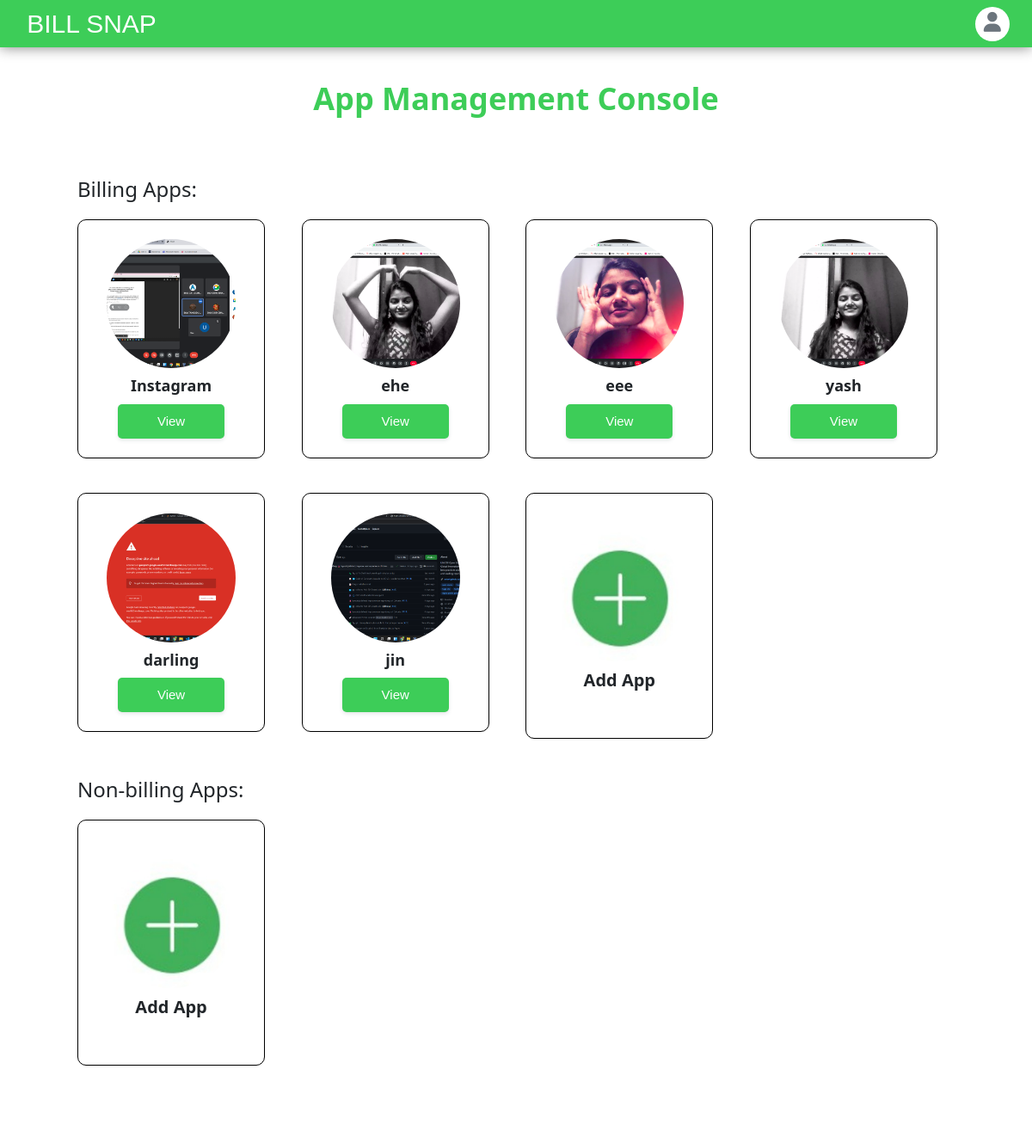
The page /apps/all/ (signed in) on the database as committed earlier.
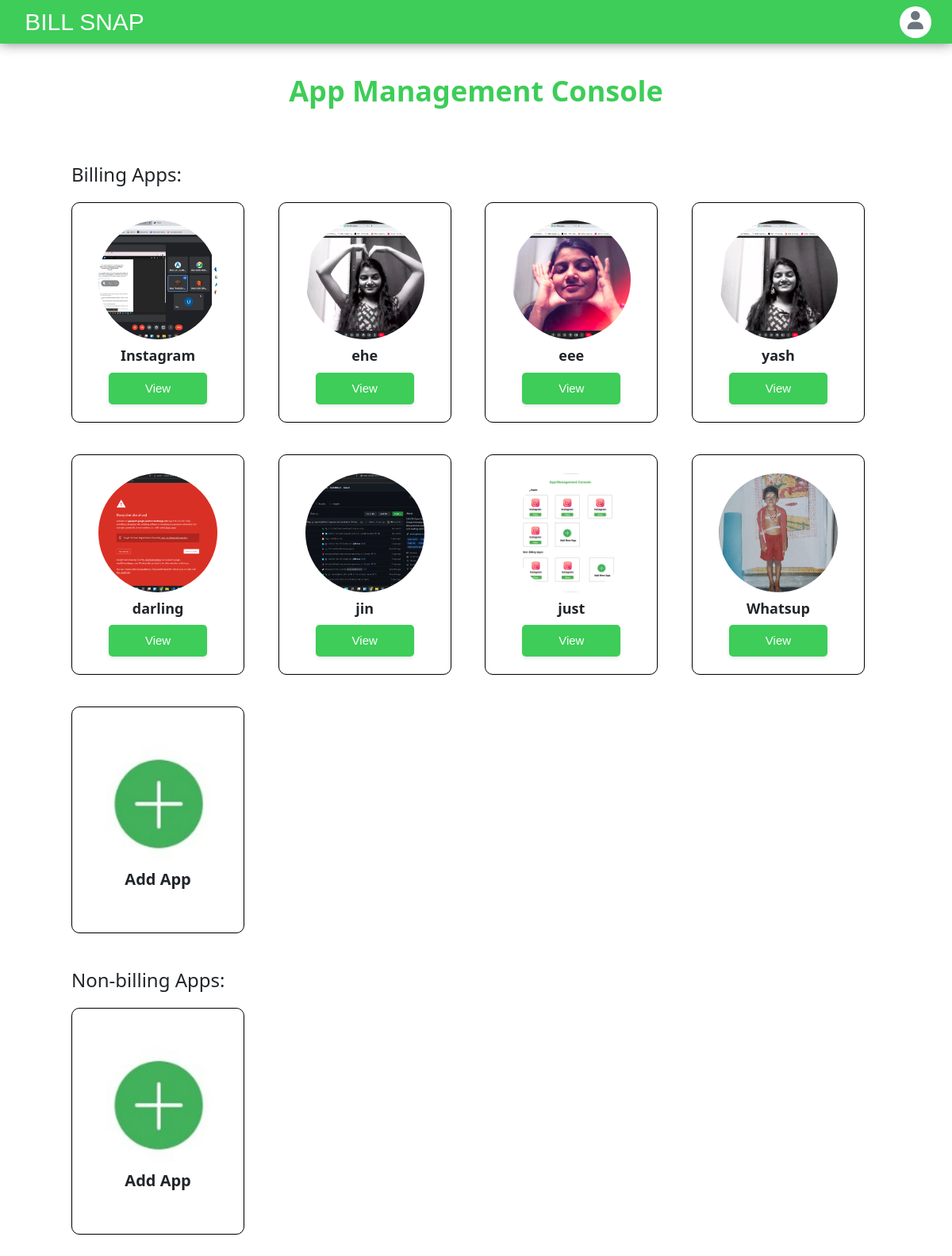
The same page on the database as committed later.
### apps/models.py (models this page shows, shortened)
class applists(models.Model):
    author= models.ForeignKey(User, on_delete=models.CASCADE)
    appname=models.CharField(verbose_name='App name',primary_key=True,max_length=50,unique=True,null=False)
    appimg=models.ImageField(upload_to = 'app_images',null=True,blank=True)
    date_published= models.DateTimeField(auto_now_add=True)
    date_modified = models.DateTimeField(auto_now=True)
    slug = models.SlugField(max_length=255, null=True, unique=True, editable=False)
    is_billing = models.BooleanField(default=True)

### apps/views.py (the view)
# urls.py: path('all/', views.showapps, name='showapps'),
@login_required
def showapps(request):
    appli=applists.objects.all()
    leni=len(appli)
    mssg="logged in sucessfully"
    logger.info(request.user.username+"_seen the whole applist")
    return render(request,'showapps.html',{'showapp':appli,'leni':leni,'msg':mssg})

### templates/showapps.html (shortened to what this page needs)
{% load static %}
<!DOCTYPE html>
<html lang="en">
<head>
    <link href="https://cdn.jsdelivr.net/npm/bootstrap@5.1.3/dist/css/bootstrap.min.css" rel="stylesheet"
 />
    <link href='https://unpkg.com/boxicons@2.0.7/css/boxicons.min.css' rel='stylesheet'>
    <link rel="stylesheet" href="https://cdnjs.cloudflare.com/ajax/libs/font-awesome/6.1.1/css/all.min.css" />
    <link rel="stylesheet" href="{% static 'assets/styles.css'%}">
    <link rel="stylesheet" href="{% static 'w3.css' %}" />
</head>
<body class="w3-padding">
    {% include "dashnav.html" %}
    <div class="main mx-auto">
        <h1 class="applist "><b>App Management Console</b></h1>
        <div class="container">
            <div class="row">
                <h3>Billing Apps:</h3>
                {% if leni != 0 %}
                {% for i in showapp %}
                {% if i.is_billing %}
                <div class="col-md-6 col-xl-3">
                    <div class="card  py-2">
                        <div class="card-body">
                            <div class="top">
                                <div class="app-img-container">
                                    <a href="{% url 'dashboard' i.slug %}"><img src="{{i.appimg.url}}" alt=""
                                            class="img-fluid app-img"></a>
                                </div>
                                <div>
                                    <h5><b>{{i.appname}}</b></h5>
                                </div>
                            </div>
                            <div class="bottom">
                                <ul class="social-links list-inline mb-0">
                                    <a href="{% url 'dashboard' i.slug %}"><button
                                            class="b-primary px-5 py-2">View</button></a>
                                </ul>
                            </div>
                        </div>
                    </div>
                </div>
                {% endif %}
                {% endfor %}
                {% else %}
                <h2>no apps found</h2>
                {% endif%}
                <div class="col-md-6 col-xl-3">
                    <div class="card m-b-30 py-3">
                        <div class="card-body">
                            <div class="top">
                                <div class="app-img-container mt-3">
                                    <a href="{% url 'addapp'%}"><img src="{% static 'assets/image/addbtn.jpeg' %}"
                                            alt="" class="img-fluid app-img"></a>
                                </div>
                                <div class="mb-3">
                                    <h4><b>Add App</b></h4>
                                </div>
                            </div>
                        </div>
                    </div>
                </div>
            </div>
            <div class="row mt-3">
                <h3>Non-billing Apps:</h3>
                <div class="col-md-6 col-xl-3">
                    <div class="card m-b-30 py-3">
                        <div class="card-body">
                            <div class="top">
                                <div class="app-img-container mt-3">
                                    <a href="{% url 'addapp'%}"><img src="{% static 'assets/image/addbtn.jpeg' %}"
                                            alt="" class="img-fluid app-img"></a>
                                </div>
                                <div class="mb-3">
                                    <h4><b>Add App</b></h4>
                                </div>
                            </div>
                        </div>
                    </div>
                </div>
            </div>
        </div>
    </div>
</body>
</html>

### templates/dashnav.html (shortened to what this page needs)
<header>
    <nav class="navbar navbar-expand-lg fixed-top p-md-0">
        <div class="container-fluid">
            <a class="navbar-brand d-none d-md-block mt-1" href="{% url 'index' %}">
                <h2 class="h2">BILL SNAP</h2>
            </a>
            {% if user.is_authenticated %}
            <div class="d-flex ms-auto gap-4 pe-3">
                <div class="dropdown">
                    <button class="dropbtn">
                        <i class="fa-solid fa-user text-secondary"></i>
                    </button>
                </div>
            </div>
            {% endif %}
        </div>
    </nav>
</header>

### static/assets/styles.css (style rules this page uses)
body { background: white; }
button { height: 50px; }
.h2 { font-family: Arial, Helvetica, sans-serif; font-size: 30px; margin-top: 5px; }
.b-primary { font-weight: bold; font-size: 16px; line-height: 20px; text-align: center; letter-spacing: 0.08em; text-transform: uppercase; padding: 12px 24px; border-radius: 4px; border: 1px solid transparent; background: #3dcd58; color: white; box-shadow: 0px 0px 1px rgba(40, 41, 61, 0.04), 0px 2px 4px rgba(96, 97, 112, 0.16); }
html, body { height: 100%; }
nav { background: #3dcd58; box-shadow: 0px 0px 15px grey; height: 55px; width: 100%; }
body { background: #e5e5e566; }
.main { padding-top: 55px; width: 100%; height: 100%; justify-content: flex-start; max-height: 100vh; }
div > a { text-decoration: none; color: rgb(36, 35, 35); }
@media (min-width: 767px) { .main { top: 55px; } }
.h2 { position: relative; left: 20px; color: white; }
* { box-sizing: border-box; }
.b-primary { margin-bottom: 5px; }
body { font-family: Arial, Helvetica, sans-serif; }
.container { border-radius: 30px; background-color: #f2f2f2; padding: 60px; }
body { margin-top: 20px; background: #f5f5f5; }
.card { border: none; -webkit-box-shadow: 0 1px 2px 0 rgba(0, 0, 0, 0.05); box-shadow: 0 1px 2px 0 rgba(0, 0, 0, 0.05); margin-bottom: 30px; }
h1, h2, h3, h4, h5, h6 { margin: 0 0 10px; font-weight: 600; }
a { color: #707070; }
.applist { color: #3dcd58; text-align: center; margin-top: 30px; }
body { margin-top: 20px; }
img { vertical-align: middle; border-style: none; height: 90px; }
body { margin-top: 20px; background: white; }
body { overflow-x: hidden; }

### static/w3.css (style rules this page uses)
html { box-sizing:border-box }
*,*:before,*:after { box-sizing:inherit }
html { -ms-text-size-adjust:100%;-webkit-text-size-adjust:100% }
body { margin:0 }
article,aside,details,figcaption,figure,footer,header,main,menu,nav,section { display:block }
a { background-color:transparent }
b,strong { font-weight:bolder }
img { border-style:none }
button,input,select,textarea,optgroup { font:inherit;margin:0 }
button,input { overflow:visible }
button,select { text-transform:none }
button,[type=button],[type=reset],[type=submit] { -webkit-appearance:button }
html,body { font-family:Verdana,sans-serif;font-size:15px;line-height:1.5 }
html { overflow-x:hidden }
h1 { font-size:36px }
h2 { font-size:30px }
h3 { font-size:24px }
h4 { font-size:20px }
h5 { font-size:18px }
h1,h2,h3,h4,h5,h6 { font-family:"Segoe UI",Arial,sans-serif;font-weight:400;margin:10px 0 }
img { vertical-align:middle }
a { color:inherit }
.w3-padding { padding:8px 16px!important }

### templates/showapps.html (style rules this page uses)
.app-img-container { width: 150px; height: 150px; }
.app-img { width: 100%; height: 100%; object-fit: cover; border-radius: 50%; }
.top { display: flex; align-items: center; justify-content: center; flex-direction: column; }
.bottom { display: flex; align-items: center; justify-content: center; }
a { all: unset; cursor: pointer; }
.b-primary { all: unset; background: #3dcd58; color: white; box-shadow: 0px 0px 1px rgb(40 41 61 / 4%), 0px 2px 4px rgb(96 97 112 / 16%); border: 1px solid transparent; border-radius: 5px; }
.card { border-radius: 10px; border: 1px solid black; margin-right: 20px; margin-top: 10px; }
.container { background-color: white; }

### templates/dashnav.html (style rules this page uses)
.dropbtn { width:40px; height: 40px; border:none !important; border-radius:50%; background-color: white; }
.fa-user { font-size: 23px; }

Rows that differ between the two databases and show on the page:
added applists: appimg (picture), appname "just"
added applists: appimg (picture), appname "Whatsup"
